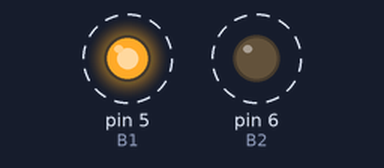
The sketch below on a simulated Arduino Uno, built with avr-gcc and run on an emulated ATmega328P. Shown: output pins drawn as LEDs (lit = HIGH). Dashed ring = blinking. What the sketch prints to the serial monitor is not drawn.

Above: at 0.05 s.
Timing chart, 0 to 5.1 s (numbered marks = the images above):
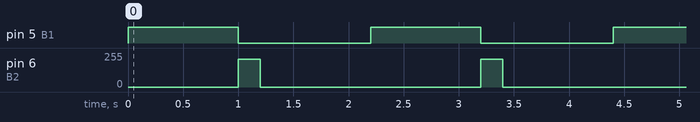

Measured:
- by itself, pin 5 (B1): alternates HIGH for 1.0 s and LOW for 1.2 s
- by itself, pin 6 (B2): alternates 210/255 for 0.20 s and 0/255 for 2.0 s

The sketch:

11._MOTOTR_DC.ino
```cpp
//Inisialisasi pembuatan variable
#define B1 5 // Motor B pins
#define B2 6

void setup() {
 //Menentukan Fungsionalitas dari PIN pada Microcontroller
 Serial.begin(115200); //baudrate yang digunakan untuk komunikasi microcontroller dengan komputer
 pinMode(B1, OUTPUT);
 pinMode(B2, OUTPUT);
 digitalWrite(B1, LOW);
 digitalWrite(B2, LOW);

 Serial.println("Silahkan Pilih salah satu:");
 Serial.println("1.forward");
 Serial.println("2.backward");
 Serial.println("3.stop");
}

void loop() {
 //Program yang akan dijalankan berulang-ulang
 {
 forward();
 delay(1000);
 backward();
 delay(200);
 Stop();
 delay(1000);

}
}
void forward() { //function of forward
 analogWrite(B1, 255);
 analogWrite(B2, 0);
}
void backward() { //function of backward
 analogWrite(B1, 0);
 analogWrite(B2, 210);
}
void Stop() { //function of stop
 digitalWrite(B1, LOW);
 digitalWrite(B2, LOW);
}
```
